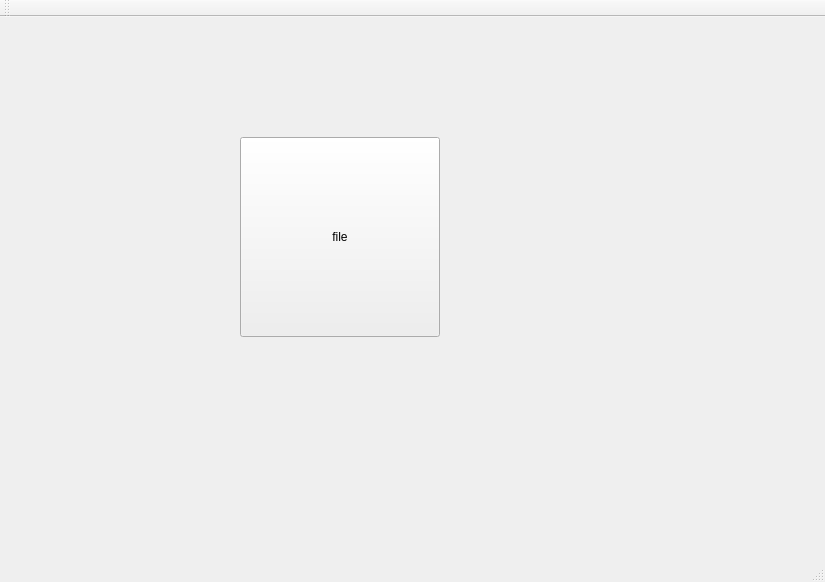
<?xml version="1.0" encoding="UTF-8"?>
<ui version="4.0">
 <class>MainWindow</class>
 <widget class="QMainWindow" name="MainWindow">
  <property name="geometry">
   <rect>
    <x>0</x>
    <y>0</y>
    <width>825</width>
    <height>582</height>
   </rect>
  </property>
  <property name="windowTitle">
   <string>MainWindow</string>
  </property>
  <widget class="QWidget" name="centralWidget">
   <widget class="QPushButton" name="pushButton">
    <property name="geometry">
     <rect>
      <x>240</x>
      <y>120</y>
      <width>200</width>
      <height>200</height>
     </rect>
    </property>
    <property name="sizePolicy">
     <sizepolicy hsizetype="Maximum" vsizetype="Maximum">
      <horstretch>0</horstretch>
      <verstretch>0</verstretch>
     </sizepolicy>
    </property>
    <property name="minimumSize">
     <size>
      <width>200</width>
      <height>200</height>
     </size>
    </property>
    <property name="maximumSize">
     <size>
      <width>200</width>
      <height>200</height>
     </size>
    </property>
    <property name="text">
     <string>file</string>
    </property>
   </widget>
  </widget>
  <widget class="QMenuBar" name="menuBar">
   <property name="geometry">
    <rect>
     <x>0</x>
     <y>0</y>
     <width>825</width>
     <height>23</height>
    </rect>
   </property>
  </widget>
  <widget class="QToolBar" name="mainToolBar">
   <attribute name="toolBarArea">
    <enum>TopToolBarArea</enum>
   </attribute>
   <attribute name="toolBarBreak">
    <bool>false</bool>
   </attribute>
  </widget>
  <widget class="QStatusBar" name="statusBar"/>
 </widget>
 <layoutdefault spacing="6" margin="11"/>
 <resources/>
 <connections/>
</ui>
